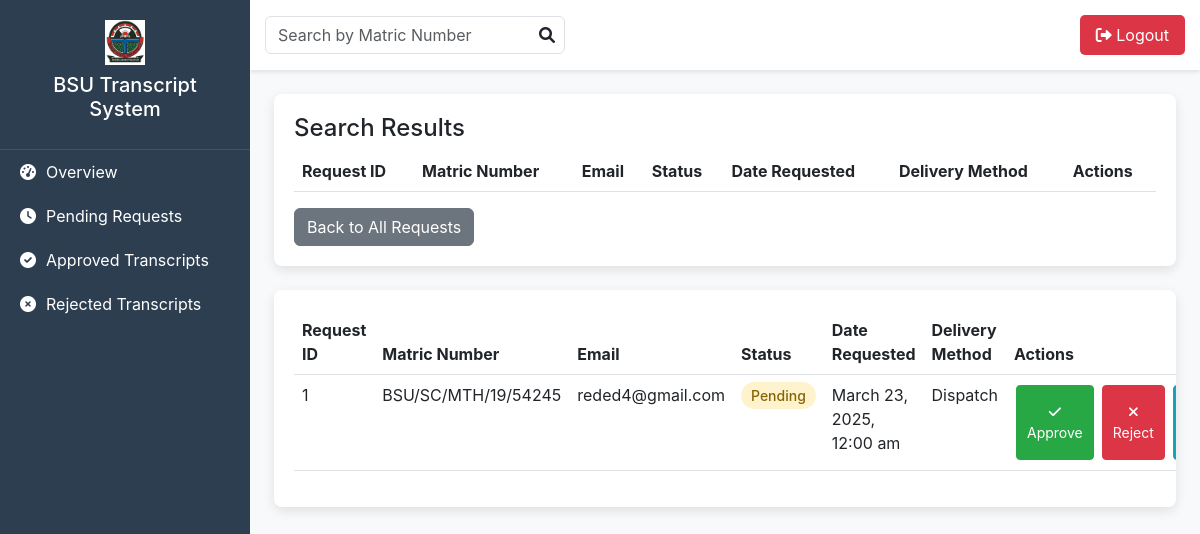
Page /admin-dashboard.php?status=Pending on the earlier database version.
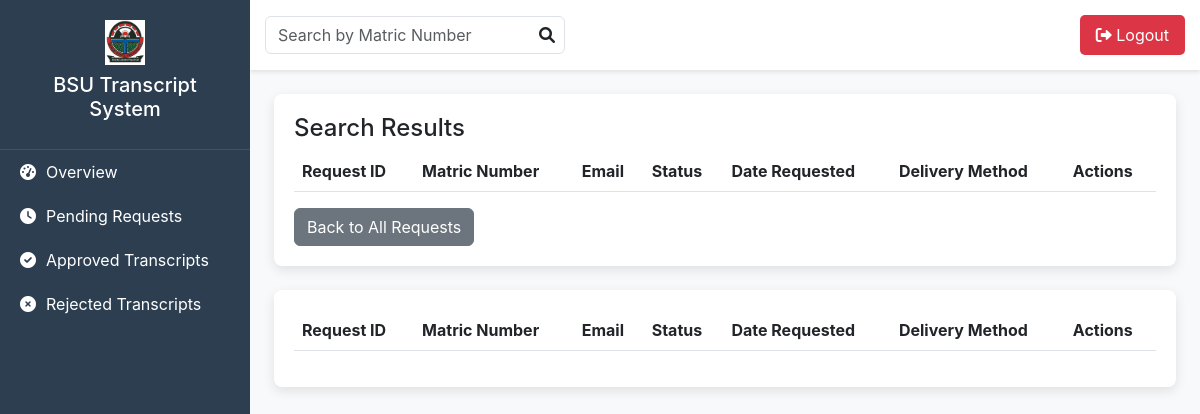
Same page on the later database version.
### tables this page shows
CREATE TABLE `transcript_requests` (
  `request_ID` int(11) NOT NULL,
  `matric_number` varchar(20) NOT NULL,
  `email` varchar(255) NOT NULL,
  `status` varchar(50) DEFAULT NULL,
  `date_requested` date DEFAULT NULL,
  `date_processed` date DEFAULT NULL,
  `admin_ID` int(11) DEFAULT NULL,
  `delivery_method` varchar(50) DEFAULT NULL,
  `notes` text DEFAULT NULL,
  `transcript_path` varchar(255) NOT NULL
);

### admin-dashboard.php (the view, shortened to what the changed rows need)
<?php
$servername = "localhost";
$username = "root";
$password = "";
$dbname = "transcript_management";
$conn = new mysqli($servername, $username, $password, $dbname);
$status_filter = isset($_GET['status']) ? $_GET['status'] : '';
$sql = "SELECT * FROM transcript_requests";
if ($status_filter) {
    $sql .= " WHERE status = '$status_filter'";
}
$sql .= " ORDER BY date_requested DESC";
$result = $conn->query($sql);
$requests = [];
if ($result->num_rows > 0) {
    while ($row = $result->fetch_assoc()) {
        $requests[] = $row;
    }
}
?>
<!DOCTYPE html>
<html lang="en">
<head>
    <link href="https://cdn.jsdelivr.net/npm/bootstrap@5.3.0-alpha1/dist/css/bootstrap.min.css" rel="stylesheet">
    <link href="https://cdnjs.cloudflare.com/ajax/libs/font-awesome/6.0.0-beta3/css/all.min.css" rel="stylesheet">
</head>
<body>
    <div class="main-content">
        <div id="searchResults" class="table-responsive m-4">
            <table class="table table-hover" id="searchResultsTable">
                <thead>
                    <tr>
                        <th>Request ID</th>
                        <th>Matric Number</th>
                        <th>Email</th>
                        <th>Status</th>
                        <th>Date Requested</th>
                        <th>Delivery Method</th>
                        <th>Actions</th>
                    </tr>
                </thead>
            </table>
        </div>
        <div class="table-responsive m-4" id="allRequestsTable">
            <table class="table table-hover">
                <thead>
                    <tr>
                        <th>Request ID</th>
                        <th>Matric Number</th>
                        <th>Email</th>
                        <th>Status</th>
                        <th>Date Requested</th>
                        <th>Delivery Method</th>
                        <th>Actions</th>
                    </tr>
                </thead>
                <tbody>
                    <?php foreach ($requests as $request): ?>
                    <tr>
                        <td><?php echo $request['request_ID']; ?></td>
                        <td><?php echo $request['matric_number']; ?></td>
                        <td><?php echo $request['email']; ?></td>
                        <td>
                            <span class="status-badge <?php echo strtolower($request['status']); ?>">
                                <?php echo $request['status']; ?>
                            </span>
                        </td>
                        <td><?php echo date('F j, Y, g:i a', strtotime($request['date_requested'])); ?></td>
                        <td><?php echo $request['delivery_method']; ?></td>
                        <td class="action-buttons">
                            <form method="POST" class="d-flex gap-1">
                                <button type="submit" name="action" value="approve" class="btn btn-success btn-sm"
                                    <?php if ($request['status'] == 'Approved'): ?> disabled data-bs-toggle="tooltip"
                                    data-bs-placement="top" title="Request is already approved" <?php endif; ?>>
                                    <i class="fas fa-check"></i> Approve
                                </button>
                                <button type="submit" name="action" value="reject" class="btn btn-danger btn-sm"
                                    <?php if ($request['status'] == 'Rejected'): ?> disabled data-bs-toggle="tooltip"
                                    data-bs-placement="top" title="Request is already rejected" <?php endif; ?>>
                                    <i class="fas fa-times"></i> Reject
                                </button>
                                <a href="view_result.php?matric_number=<?php echo $request['matric_number']; ?>&email=<?php echo urlencode($request['email']); ?>"
                                    class="btn btn-info btn-sm">
                                </a>
                            </form>
                        </td>
                    </tr>
                    <?php endforeach; ?>
                </tbody>
            </table>
        </div>
    </div>
</body>
</html>

Differences in the rows shown:
no longer on this page (row edited): transcript_requests: request_ID "1", matric_number "BSU/SC/MTH/19/54245", email "reded4@gmail.com", status "Pending", date_requested "March 23, 2025, 12:00 am", delivery_method "Dispatch"
